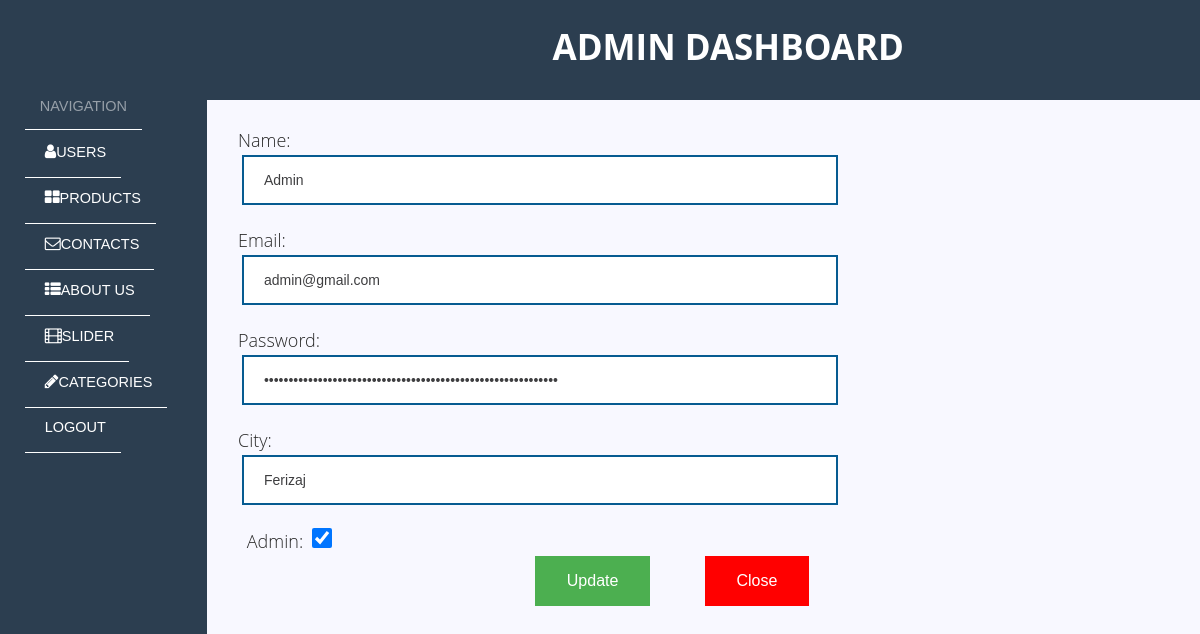
The page /backend/controllers/functions/edit-user.php?id=14 (signed in) on the database as committed earlier.
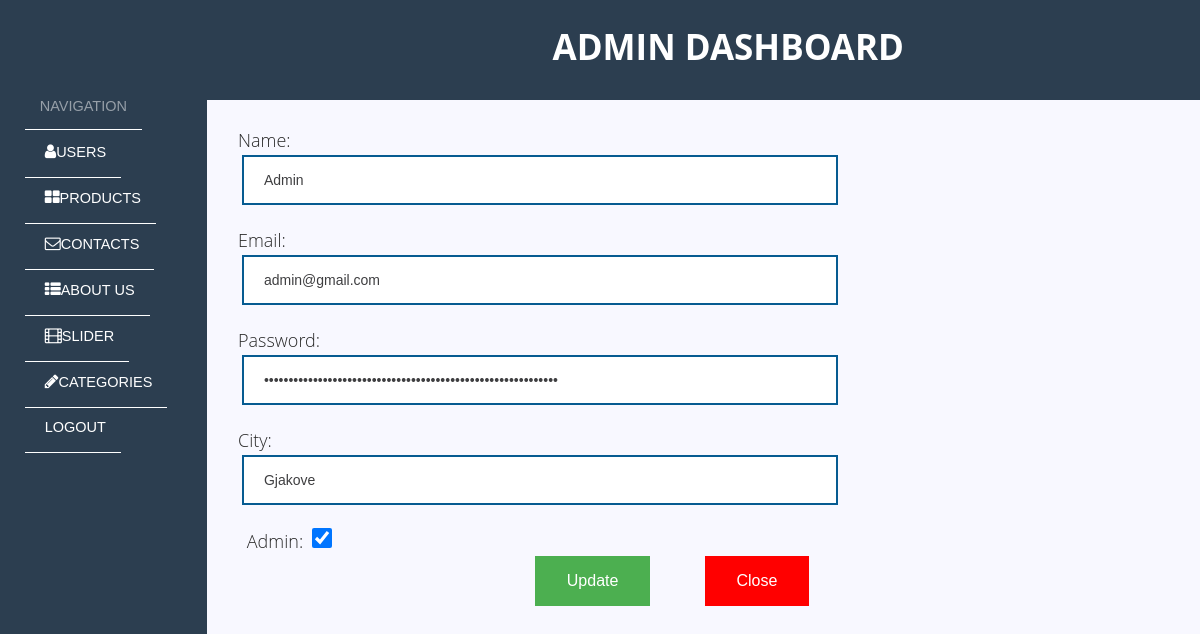
The same page on the database as committed later.
### tables this page shows
CREATE TABLE `users` (
  `id` int(11) NOT NULL,
  `name` varchar(255) NOT NULL,
  `email` varchar(255) NOT NULL,
  `password` varchar(255) NOT NULL,
  `city` varchar(255) DEFAULT NULL,
  `gender` varchar(10) DEFAULT NULL,
  `is_superadmin` tinyint(4) NOT NULL DEFAULT 0,
  `created_at` date DEFAULT current_timestamp()
);

### backend/controllers/UserController.php (called while the page is built, shortened)
<?php
class UserController
{
    protected $database;
    public function __construct()
    {
        $this->database = new Database;
    }
    public function edit($id)
    {
        $query = $this->database->pdo->prepare('SELECT * FROM users WHERE id = :id');
        $query->execute(['id' => $id]);
        return $query->fetch();
    }
}
?>

### backend/core/Database.php (called while the page is built, shortened)
<?php
class Database
{
    public function __construct()
    {
        $host = "localhost";
        $user = "root";
        $password = "";
        $db_name = "flex-furniture-1";
        try {
            $link = new PDO("mysql:host=$host;dbname=$db_name", $user, $password);
            $this->pdo = $link;
        } catch (PDOException $e) {
            die('DIE' . $e->getMessage());
        }
    }
}
?>

### backend/controllers/functions/edit-user.php (the view, shortened to what this page needs)
<?php
require './../../controllers/UserController.php';
$user = new UserController;
if (isset($_GET['id'])) {
    $userId = $_GET['id'];
}
$currentUser = $user->edit($userId);
?>
<!DOCTYPE html>
<html lang="en">
<head>
    <link rel="stylesheet" type="text/css" media="screen" href="../../../css/admin.css">
    <link rel="stylesheet" href="https://cdnjs.cloudflare.com/ajax/libs/font-awesome/4.7.0/css/font-awesome.min.css">
</head>
<body>
<div class="dashboard-wrapper">
    <?php include '../../inc/sidebar.php' ?>
    <div id="dashboard-container">
        <div class="content-title">
            <h1 class="page-title"><a href="users.php">Admin Dashboard</a></h1>
        </div>
        <div class="main-content-edit" style="margin-left:30px">
            <form action="" method="POST">
                <div id="contact-form-group" class="form-group">
                    <div class="input-label">
                        <label id="heading-contact-phone" class="contact-phone">Name:</label>
                    </div>
                    <input id="inputButtons" value="<?php echo $currentUser['name']; ?>"
                           type="text" name="name" style="position:relative;left:5px;" required>
                </div>
                <div id="contact-form-group" class="form-group">
                    <div class="input-label">
                        <label id="heading-contact-phone" class="contact-phone">Email:</label>
                    </div>
                    <input id="inputButtons" type="email" value="<?php echo $currentUser['email']; ?>" name="email"
                           style="position:relative;left:5px;" required>
                </div>
                <div id="contact-form-group" class="form-group">
                    <div class="input-label">
                        <label id="heading-contact-phone" class="contact-phone">Password:</label>
                    </div>
                    <input id="inputButtons" type="password" value="<?php echo $currentUser['password']; ?>"
                           name="password"
                           style="position:relative;left:5px;" required>
                </div>
                <div id="contact-form-group" class="form-group">
                    <div class="input-label">
                        <label id="heading-contact-phone" class="contact-phone">City:</label>
                    </div>
                    <input id="inputButtons" type="text" name="city" value="<?php echo $currentUser['city']; ?>"
                           style="position:relative;left:5px;" required>
                </div>
                <div class="form-group">
                    <label id="title-contact-phone" class="contact-phone">Admin:</label>
                    <input type="checkbox" name="is_superadmin"
                        <?php
                        if ($currentUser["is_superadmin"] == "1") {
                            echo 'checked="checked"';
                        }
                        ?>
                           style="height: 20px; width: 20px;">
                </div>
                <button type="submit" name="submitted" class="addButton">Update</button>
                <button type="button" class="cancelButton">Close</button>
            </form>
        </div>
    </div>
</div>
</body>
</html>

Rows that differ between the two databases and show on the page:
changed users "Admin": city "Ferizaj" → "Gjakove"
